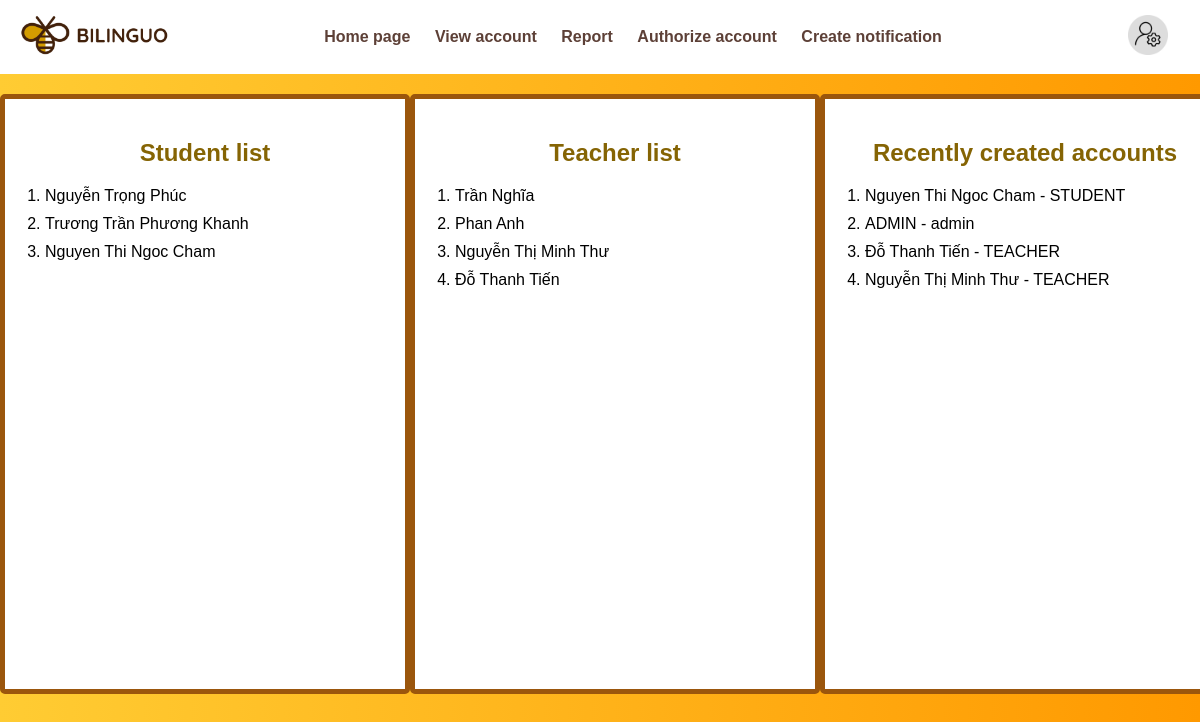
Screenshot of /admin_view_account with the database file from the repository.
### tables this page shows
CREATE TABLE users (
            username TEXT PRIMARY KEY,
            password TEXT,
            name TEXT,
            phone TEXT,
            gender TEXT,
            role TEXT,
            created_at TIMESTAMP DEFAULT CURRENT_TIMESTAMP
    );

### app.py (the view)
@app.route('/admin_view_account')
def admin_view_account():
    conn = sqlite3.connect('database.db')
    conn.row_factory = sqlite3.Row
    students = conn.execute('SELECT name FROM users WHERE role = "STUDENT"').fetchall()
    teachers = conn.execute('SELECT name FROM users WHERE role = "TEACHER"').fetchall()
    recent_accounts = conn.execute('SELECT name, role FROM users ORDER BY created_at DESC LIMIT 4').fetchall()
    conn.close()
    return render_template('admin_view_account.html', students=students, teachers=teachers, recent_accounts=recent_accounts)

### templates/admin_view_account.html (shortened to what this page needs)
<!DOCTYPE html>
<html lang="en">
<head>
</head>
<body>
    <header>
        <div class="logo-container">
            <a href="{{ url_for('admin_dashboard') }}">
            <img src="{{ url_for('static', filename='images/logo.png') }}" alt="Bilinguo Logo" class="logo">
            </a>
        </div>
        <nav>
            <ul>
                <li><a href="{{ url_for('admin_dashboard') }}">Home page</a></li>
                <li><a href="{{ url_for('admin_view_account') }}">View account</a></li>
                <li><a href="{{ url_for('admin_report') }}">Report</a></li>
                <li><a href="{{ url_for('admin_authorize_teacher_account') }}">Authorize account</a></li>
                <li><a href="{{ url_for('admin_create_notification') }}">Create notification</a></li>
            </ul>
        </nav>
        <div class="student-menu">
            <img src="{{ url_for('static', filename='images/admin.png') }}" alt="Student Icon" class="student" onclick="toggleMenu()">
        </div>
    </header>
    <main class="view-account">
        <section class="account-section">
            <h2>Student list</h2>
            <ol>
                {% for student in students %}
                    <li>{{ student.name }}</li>
                {% endfor %}
            </ol>
        </section>
        <section class="account-section">
            <h2>Teacher list</h2>
            <ol>
                {% for teacher in teachers %}
                    <li>{{ teacher.name }}</li>
                {% endfor %}
            </ol>
        </section>
        <section class="account-section">
            <h2>Recently created accounts</h2>
            <ol>
                {% for account in recent_accounts %}
                    <li>{{ account.name }} - {{ account.role }}</li>
                {% endfor %}
            </ol>
        </section>
    </main>
</body>
</html>

### templates/admin_view_account.html (style rules this page uses)
.student-menu { position: relative; display: inline-block; }
.logo-container { display: flex; align-items: center; gap: 10px; }
.logo { height: 50px; }
.student { height: 40px; }
body { font-family: "Quicksand", sans-serif; margin: 0; padding: 0; background: linear-gradient(to right, #ffcc33, #ff9900); }
header { display: flex; justify-content: space-between; align-items: center; background-color: #FFF; padding: 10px 20px; }
nav ul { list-style-type: none; padding: 0; }
nav ul li { display: inline; margin-right: 20px; }
nav ul li a { text-decoration: none; color: #5D4037; font-weight: bold; }
.view-account { display: flex; height: 600px; margin: 20px auto; }
.account-section { background-color: #fff; padding: 20px; border: 5px solid #9b560c; border-radius: 5px; width: 30%; max-height: 600px; overflow-y: auto; flex-shrink: 0; }
h2 { text-align: center; color: #856404; }
ol { padding-left: 20px; }
ol li { margin-bottom: 10px; }

### rows the page displays
users: name "Nguyễn Trọng Phúc"
users: name "Trương Trần Phương Khanh"
users: name "Nguyen Thi Ngoc Cham", role "STUDENT"
users: name "Trần Nghĩa"
users: name "Phan Anh"
users: name "Nguyễn Thị Minh Thư", role "TEACHER"
users: name "Đỗ Thanh Tiến", role "TEACHER"
users: name "ADMIN", role "admin"
